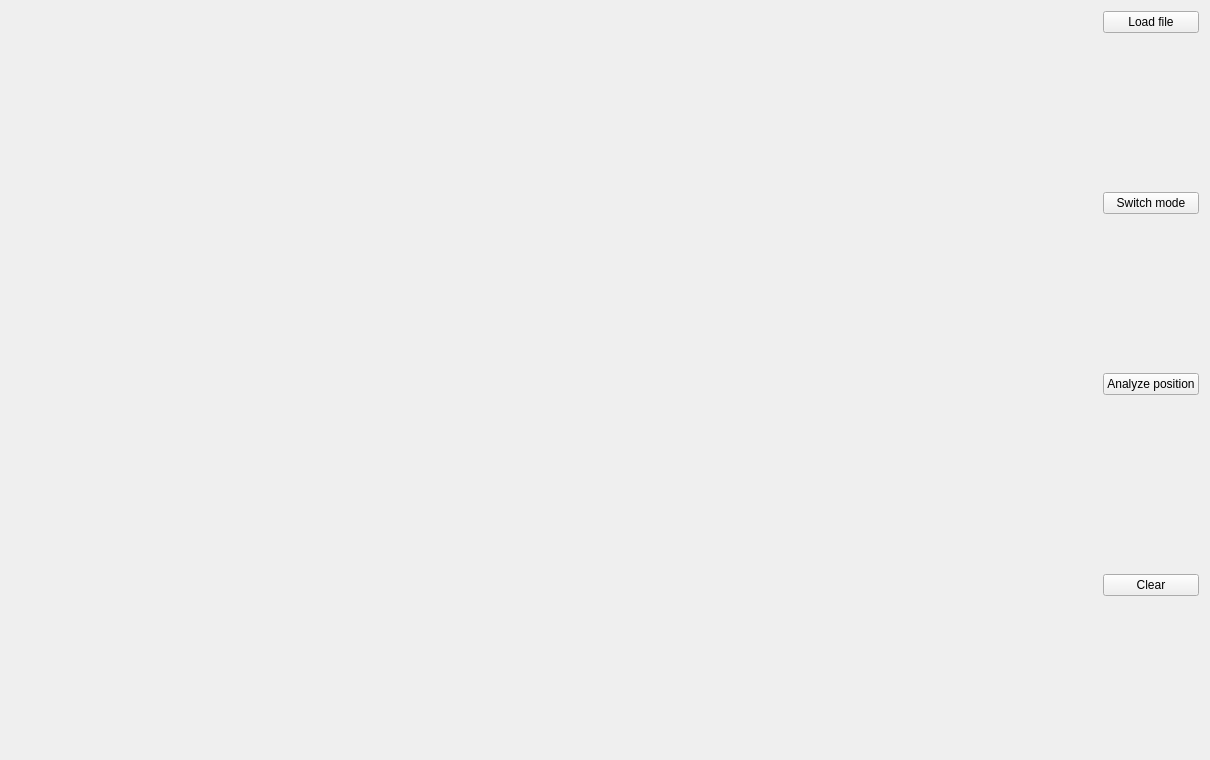
<?xml version="1.0" encoding="UTF-8"?>
<ui version="4.0">
 <class>MainForm</class>
 <widget class="QWidget" name="MainForm">
  <property name="geometry">
   <rect>
    <x>0</x>
    <y>0</y>
    <width>1210</width>
    <height>760</height>
   </rect>
  </property>
  <property name="windowTitle">
   <string>Point in polygon</string>
  </property>
  <layout class="QHBoxLayout" name="horizontalLayout">
   <item>
    <widget class="Draw" name="Canvas" native="true">
     <property name="sizePolicy">
      <sizepolicy hsizetype="Expanding" vsizetype="Expanding">
       <horstretch>0</horstretch>
       <verstretch>0</verstretch>
      </sizepolicy>
     </property>
    </widget>
   </item>
   <item>
    <layout class="QVBoxLayout" name="verticalLayout">
     <item>
      <widget class="QPushButton" name="pushButton">
       <property name="text">
        <string>Load file</string>
       </property>
      </widget>
     </item>
     <item>
      <spacer name="verticalSpacer_2">
       <property name="orientation">
        <enum>Qt::Vertical</enum>
       </property>
       <property name="sizeHint" stdset="0">
        <size>
         <width>20</width>
         <height>28</height>
        </size>
       </property>
      </spacer>
     </item>
     <item>
      <widget class="QPushButton" name="pushButton_4">
       <property name="text">
        <string>Switch mode</string>
       </property>
      </widget>
     </item>
     <item>
      <spacer name="verticalSpacer_4">
       <property name="orientation">
        <enum>Qt::Vertical</enum>
       </property>
       <property name="sizeHint" stdset="0">
        <size>
         <width>20</width>
         <height>40</height>
        </size>
       </property>
      </spacer>
     </item>
     <item>
      <widget class="QPushButton" name="pushButton_2">
       <property name="text">
        <string>Analyze position</string>
       </property>
      </widget>
     </item>
     <item>
      <widget class="QLabel" name="label">
       <property name="text">
        <string/>
       </property>
      </widget>
     </item>
     <item>
      <spacer name="verticalSpacer">
       <property name="orientation">
        <enum>Qt::Vertical</enum>
       </property>
       <property name="sizeHint" stdset="0">
        <size>
         <width>20</width>
         <height>40</height>
        </size>
       </property>
      </spacer>
     </item>
     <item>
      <widget class="QPushButton" name="pushButton_3">
       <property name="text">
        <string>Clear</string>
       </property>
      </widget>
     </item>
     <item>
      <spacer name="verticalSpacer_3">
       <property name="orientation">
        <enum>Qt::Vertical</enum>
       </property>
       <property name="sizeHint" stdset="0">
        <size>
         <width>20</width>
         <height>40</height>
        </size>
       </property>
      </spacer>
     </item>
    </layout>
   </item>
  </layout>
 </widget>
 <customwidgets>
  <customwidget>
   <class>Draw</class>
   <extends>QWidget</extends>
   <header>draw.h</header>
   <container>1</container>
  </customwidget>
 </customwidgets>
 <resources/>
 <connections/>
</ui>
